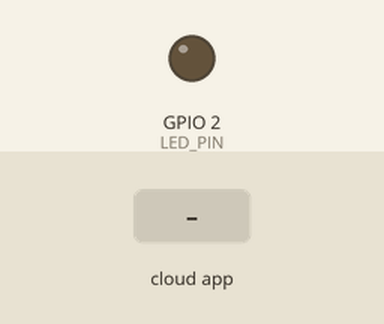
Bench run of a sketch on a simulated ESP32. On the bench: output pins drawn as LEDs (lit = HIGH). The test bench sets the inputs (shaded band). WiFi joins after 1.5 s; servers stay silent unless stated; what the sketch prints to the serial monitor is not drawn.

Above: at 3.1 s.
3.2 s: the phone or cloud app sets blink_interval to 0
At 3.8 s:
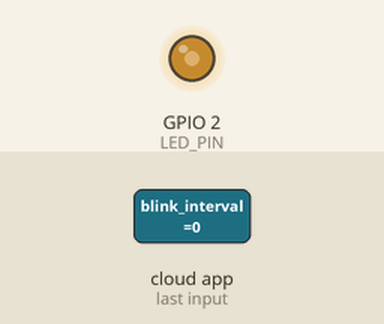
4.8 s: the phone or cloud app sets target_url to 0
6.3 s: the phone or cloud app sets target_version to 0
At 6.65 s:
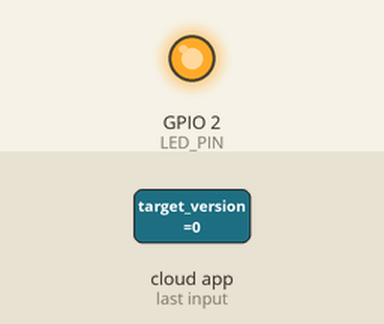
8.4 s: the phone or cloud app sets target_url to 1
At 9.8 s:
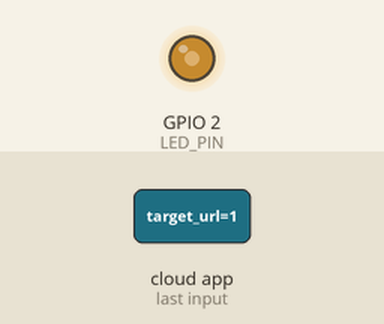
10.5 s: the phone or cloud app sets target_version to 1
At 10.85 s:
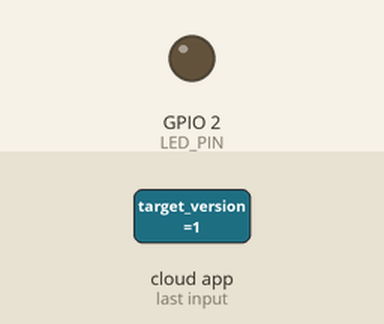
12.6 s: the phone or cloud app sets blink_interval to 1
At 14.7 s:
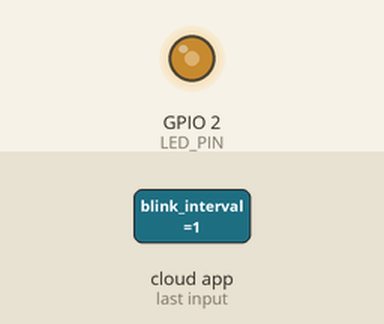
Timing chart, 0 to 15.7 s (numbered marks = the images above; inputs shaded):
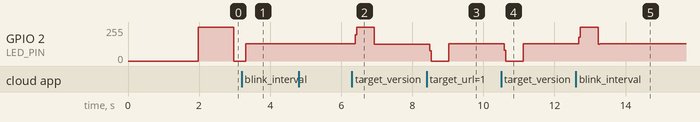

Measured:
- after the input at 3.2 s, GPIO 2 (LED_PIN): 0/255 → 129/255 after 0.11 s
- after the input at 4.8 s, every drawn part: stays the same
- after the input at 6.3 s, GPIO 2 (LED_PIN): 129/255 → 255/255 after 0.09 s, → 126/255 0.53 s later
- after the input at 8.4 s, GPIO 2 (LED_PIN): 126/255 → 0/255 after 0.09 s, → 129/255 0.54 s later
- after the input at 10.5 s, GPIO 2 (LED_PIN): 129/255 → 0/255 after 0.09 s, → 129/255 0.54 s later
- after the input at 12.6 s, GPIO 2 (LED_PIN): 129/255 → 255/255 after 0.09 s, → 130/255 0.55 s later

The sketch:

ota_base.ino
```cpp
// ── Project Sipat Banwa — Advanced Firebase OTA Base Firmware ────────────────
// This file serves as the core template for all fleet nodes.
// It handles WiFi connectivity, Firebase RTDB config synchronization, and
// seamless OTA updates (upgrades/rollbacks) via HTTPUpdate.
//
// ⚠️ DO NOT MODIFY THE CORE OTA LOGIC ⚠️
// Place your custom application logic in the designated sections below.

#include <WiFi.h>
#include <WiFiClientSecure.h>      // Required for HTTPS downloads (Firebase Storage)
#include <Firebase_ESP_Client.h>
#include <HTTPClient.h>
#include <HTTPUpdate.h>
#include "addons/TokenHelper.h"
#include "addons/RTDBHelper.h"

// ── Configuration ─────────────────────────────────────────────────────────────
#define WIFI_SSID     "steve jabz"
#define WIFI_PASSWORD "12345678"

#define API_KEY      "AIzaSyCDsUNnLZuK8EyBa1XRfKrgxVkykFK-WVg"
#define DATABASE_URL "https://panahon-live-default-rtdb.asia-southeast1.firebasedatabase.app/"

// ── Node Identity ─────────────────────────────────────────────────────────────
// FIRMWARE_VERSION: Update this string every time you compile a new version.
// NODE_ID_OVERRIDE: Leave "" to auto-generate a unique ID from the MAC address.
//                   Set to a fixed string like "weather_node_001" if you need
//                   a human-readable name that survives re-flashing.
const String FIRMWARE_VERSION = "v1.0";
const String NODE_ID_OVERRIDE = "simulated_node_01"; // "" = use MAC address

// ── Firebase Core Objects ─────────────────────────────────────────────────────
FirebaseData stream;
FirebaseData fbdo;    // For one-shot reads/writes (status reporting, boot config)
FirebaseAuth auth;
FirebaseConfig config;

// ── Runtime Identity ──────────────────────────────────────────────────────────
String NODE_ID = "";

// ── Online Configuration State ────────────────────────────────────────────────
// Initialised to "" so the boot-time fetch drives the first comparison cleanly.
String rtdb_target_version = "";
String rtdb_target_url     = "";
bool   pending_ota_update  = false;

// ── Example custom business config fetched from RTDB ──────────────────────────
int online_blink_interval = 1000;


// ==============================================================================
// ── CUSTOM GLOBAL VARIABLES ───────────────────────────────────────────────────
// Declare any sensors, pins, and custom global variables here.
// ==============================================================================

const int LED_PIN = 2;
unsigned long previousBlinkMillis = 0;


// ==============================================================================
//  CORE OTA FUNCTIONS (DO NOT MODIFY)
// ==============================================================================

// Writes the node's running version and OTA status to RTDB so the dashboard
// can confirm what is actually running on each node.
void reportStatusToRTDB(String ota_status, String details = "") {
  if (!Firebase.ready()) return;
  String path = "/nodes/" + NODE_ID + "/status";
  FirebaseJson statusJson;
  statusJson.set("current_version", FIRMWARE_VERSION);
  statusJson.set("ota_status",      ota_status);         // "idle" | "updating" | "failed"
  statusJson.set("last_boot_ms",    (int)millis());
  if (details != "") statusJson.set("ota_details", details);
  if (!Firebase.RTDB.updateNode(&fbdo, path.c_str(), &statusJson)) {
    Serial.printf("[RTDB] Status report failed: %s\n", fbdo.errorReason().c_str());
  }
}

void performOTAUpdate(String url) {
  Serial.print("\n=== STARTING INTERNET OTA UPDATE ===\nDownloading firmware from: ");
  Serial.println(url);

  reportStatusToRTDB("updating", url);

  // WiFiClientSecure is required — Firebase Storage serves over HTTPS only.
  // setInsecure() skips certificate verification, which is acceptable for
  // firmware downloads on a private fleet (the URL itself is the secret).
  WiFiClientSecure secureClient;
  secureClient.setInsecure();

  httpUpdate.setLedPin(LED_PIN, LOW); // Flash the LED during download
  t_httpUpdate_return ret = httpUpdate.update(secureClient, url);

  switch (ret) {
    case HTTP_UPDATE_FAILED:
      Serial.printf("[OTA] FAILED Error (%d): %s\n",
                    httpUpdate.getLastError(),
                    httpUpdate.getLastErrorString().c_str());
      reportStatusToRTDB("failed", httpUpdate.getLastErrorString());
      break;
    case HTTP_UPDATE_NO_UPDATES:
      Serial.println("[OTA] Server says no update available.");
      reportStatusToRTDB("idle");
      break;
    case HTTP_UPDATE_OK:
      // Device reboots automatically here; the new firmware will call
      // reportStatusToRTDB("idle") on its own boot, confirming the version change.
      Serial.println("[OTA] Download OK — rebooting into new firmware...");
      break;
  }
}

void streamCallback(FirebaseStream data) {
  Serial.printf("[RTDB] Config change at path: %s\n", data.dataPath().c_str());

  if (data.dataType() == "json") {
    FirebaseJson *json = data.jsonObjectPtr();
    FirebaseJsonData result;

    if (json->get(result, "target_url"))     rtdb_target_url       = result.to<String>();
    if (json->get(result, "target_version")) rtdb_target_version   = result.to<String>();
    if (json->get(result, "blink_interval")) {
      online_blink_interval = result.to<int>();
      Serial.printf("[RTDB] Updated blink_interval: %d\n", online_blink_interval);
    }
  } else {
    String path = data.dataPath();
    if      (path == "/target_url")     rtdb_target_url     = data.stringData();
    else if (path == "/target_version") rtdb_target_version = data.stringData();
    else if (path == "/blink_interval") {
      online_blink_interval = data.intData();
      Serial.printf("[RTDB] Updated blink_interval: %d\n", online_blink_interval);
    }
  }

  // Using != ensures the node always converges to whatever version Firebase says,
  // which enables clean rollbacks — just set target_version to an older version.
  if (rtdb_target_version != ""        &&
      rtdb_target_version != FIRMWARE_VERSION &&
      rtdb_target_url     != ""        &&
      rtdb_target_url     != "null") {
    Serial.printf("[OTA] Version mismatch! Current: %s → Target: %s\n",
                  FIRMWARE_VERSION.c_str(), rtdb_target_version.c_str());
    // Flag the loop to execute the OTA update outside the callback context.
    // Calling HTTPUpdate inside an RTDB callback thread can crash the device.
    pending_ota_update = true;
  }
}

void streamTimeoutCallback(bool timeout) {
  if (timeout) Serial.println("[RTDB] Stream timeout, resuming...");
}

// Performs a one-shot RTDB GET at boot to pick up any config that was already
// set before this node connected — the stream only fires on future *changes*.
void fetchInitialConfig() {
  String configPath = "/nodes/" + NODE_ID + "/config";
  Serial.println("[RTDB] Fetching initial config from: " + configPath);

  if (Firebase.RTDB.getJSON(&fbdo, configPath.c_str())) {
    FirebaseJson *json = fbdo.jsonObjectPtr();
    FirebaseJsonData result;

    if (json->get(result, "target_url"))     rtdb_target_url       = result.to<String>();
    if (json->get(result, "target_version")) rtdb_target_version   = result.to<String>();
    if (json->get(result, "blink_interval")) online_blink_interval = result.to<int>();

    Serial.printf("[RTDB] Initial config — target: %s, url: %s, blink: %d\n",
                  rtdb_target_version.c_str(), rtdb_target_url.c_str(), online_blink_interval);

    if (rtdb_target_version != ""        &&
        rtdb_target_version != FIRMWARE_VERSION &&
        rtdb_target_url     != ""        &&
        rtdb_target_url     != "null") {
      Serial.printf("[OTA] Boot-time version mismatch! Current: %s → Target: %s\n",
                    FIRMWARE_VERSION.c_str(), rtdb_target_version.c_str());
      pending_ota_update = true;
    }
  } else {
    // Node is new or config path doesn't exist yet — that's fine.
    Serial.printf("[RTDB] No initial config found (%s)\n", fbdo.errorReason().c_str());
  }
}

void setupCoreWifiAndFirebase() {
  Serial.begin(115200);

  // Resolve Node ID — MAC address gives each node a unique, stable identity
  // without any manual configuration when flashing a fleet.
  if (NODE_ID_OVERRIDE != "") {
    NODE_ID = NODE_ID_OVERRIDE;
  } else {
    NODE_ID = WiFi.macAddress();
    NODE_ID.replace(":", "");  // e.g. "a1b2c3d4e5f6"
    NODE_ID.toLowerCase();
  }

  Serial.println("\n-------------------------------------------");
  Serial.println("  Sipat Banwa - Firebase Base Node  ");
  Serial.printf("  Node ID: %s | Firmware: %s\n", NODE_ID.c_str(), FIRMWARE_VERSION.c_str());
  Serial.println("-------------------------------------------\n");

  WiFi.begin(WIFI_SSID, WIFI_PASSWORD);
  Serial.print("[WiFi] Connecting");
  while (WiFi.status() != WL_CONNECTED) {
    Serial.print(".");
    delay(500);
  }
  Serial.printf("\n[WiFi] Connected! IP: %s\n", WiFi.localIP().toString().c_str());

  config.api_key    = API_KEY;
  config.database_url = DATABASE_URL;

  if (Firebase.signUp(&config, &auth, "", "")) {
    Serial.println("[Firebase] Auth OK (Anonymous)");
  } else {
    Serial.printf("[Firebase] Auth FAILED: %s\n", config.signer.signupError.message.c_str());
  }

  config.token_status_callback = tokenStatusCallback;
  Firebase.begin(&config, &auth);
  Firebase.reconnectWiFi(true);

  // Wait for the token before making any RTDB calls.
  Serial.print("[Firebase] Waiting for token");
  while (!Firebase.ready()) {
    Serial.print(".");
    delay(300);
  }
  Serial.println(" OK");

  // 1. Report this node's current running version to RTDB immediately on boot.
  reportStatusToRTDB("idle");

  // 2. Read any config already in RTDB (handles boot after a crash or power cycle).
  fetchInitialConfig();

  // 3. Subscribe to live config changes for real-time updates and rollbacks.
  String streamPath = "/nodes/" + NODE_ID + "/config";
  Serial.println("[RTDB] Mounting config listener on: " + streamPath);
  if (!Firebase.RTDB.beginStream(&stream, streamPath.c_str())) {
    Serial.printf("[RTDB] Stream begin error: %s\n\n", stream.errorReason().c_str());
  } else {
    Firebase.RTDB.setStreamCallback(&stream, streamCallback, streamTimeoutCallback);
  }
}

void handleCoreOTA() {
  // Reconnect WiFi silently if the connection drops.
  if (WiFi.status() != WL_CONNECTED) {
    Serial.println("[WiFi] Disconnected — reconnecting...");
    WiFi.reconnect();
    unsigned long t = millis();
    while (WiFi.status() != WL_CONNECTED && millis() - t < 10000) delay(500);
    if (WiFi.status() == WL_CONNECTED) Serial.println("[WiFi] Reconnected.");
  }

  // Execute a pending OTA update safely outside the RTDB callback thread.
  if (pending_ota_update && rtdb_target_url != "" && rtdb_target_url != "null") {
    pending_ota_update = false;
    Serial.println("\n[OTA] Halting custom application logic, initiating download...");
    performOTAUpdate(rtdb_target_url);
  }
}


// ==============================================================================
// ── CUSTOM APPLICATION LOGIC ──────────────────────────────────────────────────
// Implement your specific sensors, data logging, and business logic below.
// ==============================================================================

void setupCustomApplication() {
  // Setup your sensors, pins, ModBus, SD cards, etc.
  pinMode(LED_PIN, OUTPUT);
}

void loopCustomApplication() {
  // Your main loop logic goes here!
  // Example: simple non-blocking blink driven by the RTDB blink_interval config.
  unsigned long currentMillis = millis();
  if (currentMillis - previousBlinkMillis >= (unsigned long)online_blink_interval) {
    previousBlinkMillis = currentMillis;
    digitalWrite(LED_PIN, !digitalRead(LED_PIN));
  }
}


// ==============================================================================
// ── MAIN ARDUINO ENTRY ────────────────────────────────────────────────────────
// ==============================================================================

void setup() {
  setupCoreWifiAndFirebase();
  setupCustomApplication();
}

void loop() {
  // 1. Maintain connectivity, check for OTA updates in the background.
  handleCoreOTA();

  // 2. Run your dedicated application logic.
  loopCustomApplication();
}
```
